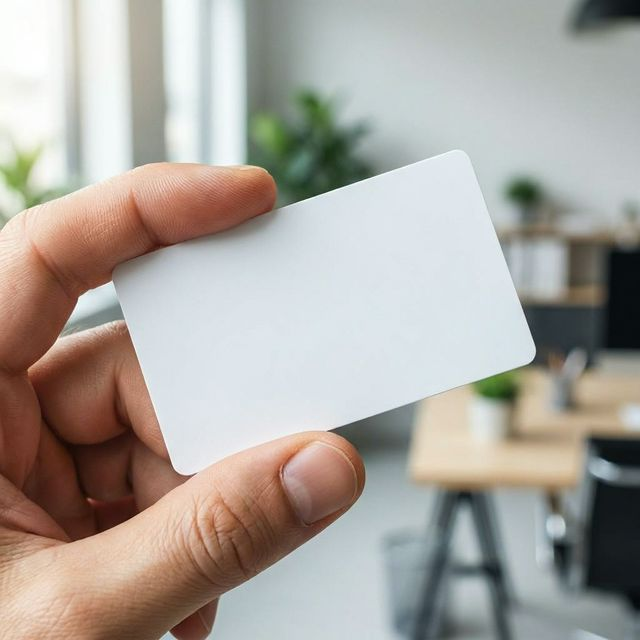
#> input picture one-verify-tool/hand_template.png, 640 x 640 px
$ python debug_pts.py
#> lines starting #> are read from the running program, lines starting #| are printed output that depends on the picture
from PIL import Image, ImageDraw

def check_pts():
    try:
        img = Image.open("hand_template.png").convert("RGB")
#> img is the input picture: PIL image 640x640 RGB; mean R, G, B 170.8, 165.5, 159.1
    except:
        print("Template not found")
        return
    draw = ImageDraw.Draw(img)

    # Points from the 'worse' version
    pts = [(172, 238), (464, 144), (526, 342), (235, 467)]

    colors = [(255,0,0), (0,255,0), (0,0,255), (255,255,0)] # R=TL, G=TR, B=BR, Y=BL
    for p, c in zip(pts, colors):
        draw.ellipse([p[0]-8, p[1]-8, p[0]+8, p[1]+8], fill=c, outline=(255,255,255))

    img.save("debug_alignment.png")
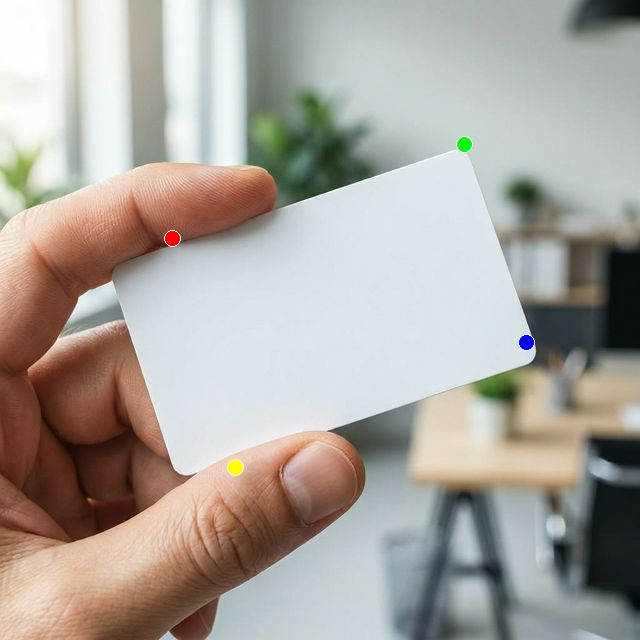
#> saved as debug_alignment.png: PIL image 640x640 RGB; mean R, G, B 170.7, 165.5, 159
    print("Saved debug_alignment.png. Check locations of Red(TL), Green(TR), Blue(BR), Yellow(BL)")

if __name__ == "__main__":
    check_pts()
